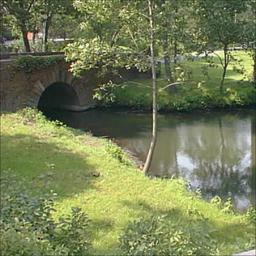
#> input picture intro-anomaly-detection/forest/forest_bost100.jpg, 256 x 256 px; its folder holds only this picture in this run
$ python rgbhistogram.py
#> lines starting #> are read from the running program, lines starting #| are printed output that depends on the picture
import cv2
import numpy as np
from imutils import paths
"""
This histogram will be used to charac- terize the color of the flower petals,
which is a good starting point for classifying the species of a flower
"""
from sklearn.preprocessing import MinMaxScaler

class RGBHistogram:

    def __init__(self, bins, include_color_stats=True, color_cvt=None):
        self.bins = bins
        self.color_cvt = color_cvt
        self.include_color_stats = include_color_stats

    def get_features(self, imagePath):
        image = cv2.imread(imagePath)
#> image is the input picture: shape (256, 256, 3); mean B, G, R 85.3, 125.4, 116.6
        img_copy = image.copy()
        if self.color_cvt:
            image = cv2.cvtColor(image, self.color_cvt)
#> image: shape (256, 256, 3); mean H, S, V 40.6, 81.4, 126

        features = []
        if image is not None:
            if self.include_color_stats:
                features.extend(self.extract_color_stats(image))
            features.extend(self.describe(image).tolist())

        return features, img_copy

    def extract_color_stats(self, image):
        # split the input image into its respective RGB color channels
        # and then create a feature vector with 6 values: the mean and
        # standard deviation for each of the 3 channels, respectively
        (R,G,B) = cv2.split(image)  # depends on the colorcvt, it might be HSV but it does not really matter
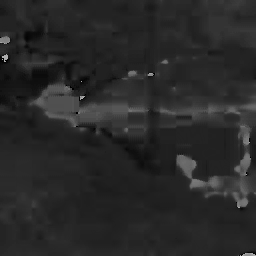
#> R: shape (256, 256); min 0, max 177, mean 40.6
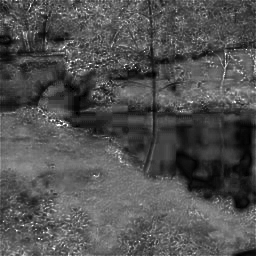
#> G: shape (256, 256); min 0, max 255, mean 81.4
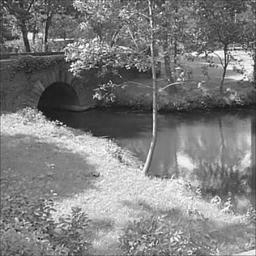
#> B: shape (256, 256); min 15, max 255, mean 126

        means = [np.mean(R)/np.max(R), np.mean(G)/np.max(G), np.mean(B)/np.max(B)]
#> means = [0.229, 0.319, 0.494]
        stds = [np.std(R)/np.max(R),np.std(G)/np.max(G), np.std(B)/np.max(B)]
#> stds = [0.0861, 0.133, 0.197]
        stats = []
        stats.extend(means)
        stats.extend(stds)

        # return our set of features
        return stats

    def describe(self, image, mask=None):
        hist = cv2.calcHist([image], [0, 1, 2],
                            mask, self.bins, [0, 256, 0, 256, 0, 256])
        cv2.normalize(hist, hist)

        # return as a feature vector
        return hist.flatten()

    @staticmethod
    def load_dataset(datasetPath, bins, include_color_stats=True, color_cvt=None):
        histo = RGBHistogram(bins=bins, include_color_stats=include_color_stats, color_cvt=color_cvt)

        # grab the paths to all images in our dataset directory, then
        # initialize our lists of images
        imagePaths = list(paths.list_images(datasetPath))
        data = []

        # loop over the image paths
        for imagePath in imagePaths:
            # quantify the image and update the data list
            features, _ = histo.get_features(imagePath)
#> features = 33 values, max 0.627 at index 7, min 0 at index 14, mean 0.111

            data.append(features)

        # return our data list as a NumPy array
        return np.array(data), imagePaths


if __name__ == '__main__':
    result, imagePaths = RGBHistogram.load_dataset("./intro-anomaly-detection/forest", (3,3,3), color_cvt=cv2.COLOR_BGR2HSV)
#> imagePaths = 1 item

    print(len(result))
#| 1

$ run again, on intro-anomaly-detection/forest/forest_bost98.jpg
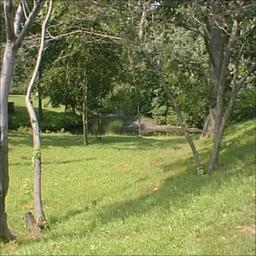
#> input picture intro-anomaly-detection/forest/forest_bost98.jpg, 256 x 256 px
#> in get_features, image is the input picture: shape (256, 256, 3); mean B, G, R 79.3, 130.2, 123.2
#> image: shape (256, 256, 3); mean H, S, V 34.6, 103.7, 131.1
#> in extract_color_stats, `(R,G,B) = cv2.split(image)`:
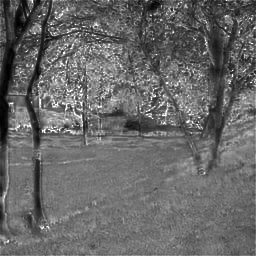
#> G: shape (256, 256); min 0, max 255, mean 103.7
#> in extract_color_stats, `(R,G,B) = cv2.split(image)`:
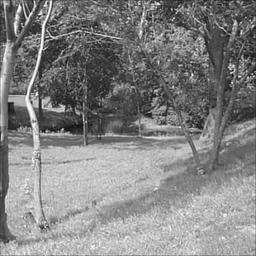
#> B: shape (256, 256); min 4, max 255, mean 131.1
#> means = [0.196, 0.407, 0.514]
#> stds = [0.0493, 0.137, 0.198]
#> features = 33 values, max 0.624 at index 10, min 0 at index 14, mean 0.112
#> imagePaths = 1 item
#| 1

$ run again, on intro-anomaly-detection/forest/forest_cdmc458.jpg
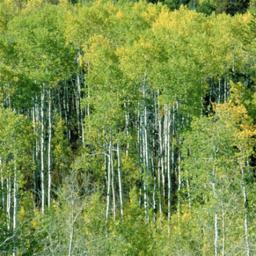
#> input picture intro-anomaly-detection/forest/forest_cdmc458.jpg, 256 x 256 px
#> in get_features, image is the input picture: shape (256, 256, 3); mean B, G, R 72.2, 143, 120.6
#> image: shape (256, 256, 3); mean H, S, V 41.9, 130.1, 143.2
#> in extract_color_stats, `(R,G,B) = cv2.split(image)`:
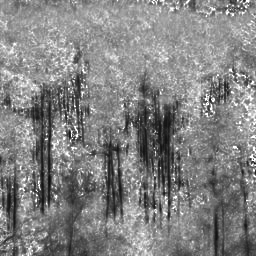
#> G: shape (256, 256); min 11, max 255, mean 130.1
#> in extract_color_stats, `(R,G,B) = cv2.split(image)`:
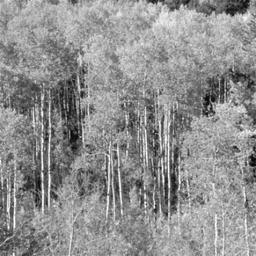
#> B: shape (256, 256); min 2, max 255, mean 143.2
#> means = [0.361, 0.51, 0.561]
#> stds = [0.0697, 0.166, 0.155]
#> features = 33 values, max 0.856 at index 10, min 0 at index 16, mean 0.114
#> imagePaths = 1 item
#| 1

$ run again, on intro-anomaly-detection/forest/forest_for119.jpg
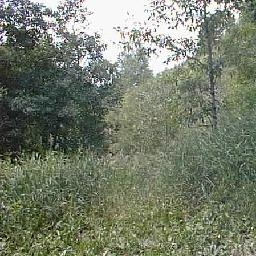
#> input picture intro-anomaly-detection/forest/forest_for119.jpg, 256 x 256 px
#> in get_features, image is the input picture: shape (256, 256, 3); mean B, G, R 107.3, 124.6, 117.4
#> image: shape (256, 256, 3); mean H, S, V 51.4, 47.8, 125.1
#> in extract_color_stats, `(R,G,B) = cv2.split(image)`:
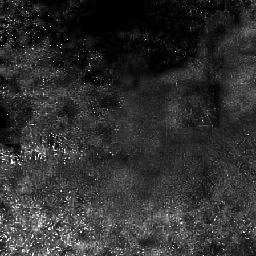
#> G: shape (256, 256); min 0, max 255, mean 47.8
#> in extract_color_stats, `(R,G,B) = cv2.split(image)`:
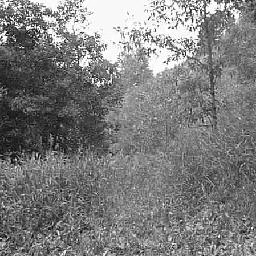
#> B: shape (256, 256); min 0, max 255, mean 125.1
#> means = [0.291, 0.188, 0.491]
#> stds = [0.161, 0.135, 0.215]
#> features = 33 values, max 0.934 at index 7, min 0 at index 11, mean 0.0972
#> imagePaths = 1 item
#| 1

$ run again, on intro-anomaly-detection/forest/forest_bost101.jpg
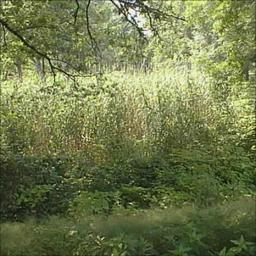
#> input picture intro-anomaly-detection/forest/forest_bost101.jpg, 256 x 256 px
#> in get_features, image is the input picture: shape (256, 256, 3); mean B, G, R 75.8, 120.2, 111.1
#> image: shape (256, 256, 3); mean H, S, V 36.8, 103.5, 120.3
#> in extract_color_stats, `(R,G,B) = cv2.split(image)`:
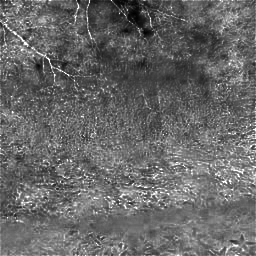
#> G: shape (256, 256); min 0, max 255, mean 103.5
#> in extract_color_stats, `(R,G,B) = cv2.split(image)`:
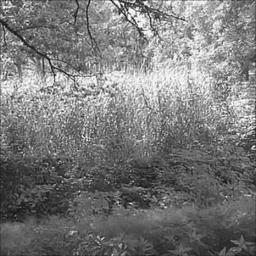
#> B: shape (256, 256); min 5, max 255, mean 120.3
#> means = [0.208, 0.406, 0.472]
#> stds = [0.0285, 0.133, 0.194]
#> features = 33 values, max 0.821 at index 10, min 0 at index 14, mean 0.103
#> imagePaths = 1 item
#| 1
